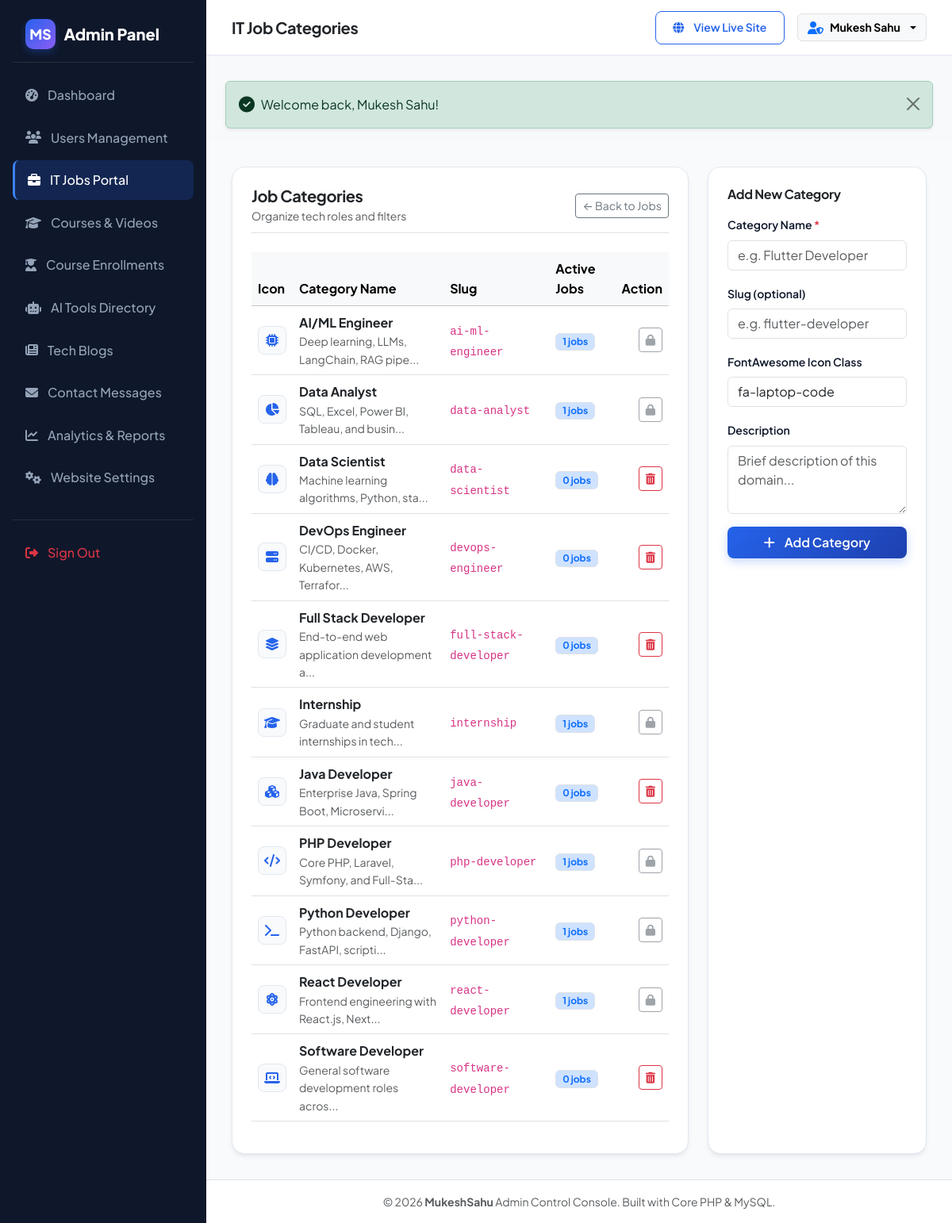
Page /admin/jobs/categories.php (signed in) on the committed database.
### tables this page shows
CREATE TABLE `job_categories` (
    `id` INT UNSIGNED AUTO_INCREMENT PRIMARY KEY,
    `name` VARCHAR(100) NOT NULL,
    `slug` VARCHAR(120) NOT NULL UNIQUE,
    `description` TEXT NULL,
    `icon` VARCHAR(50) DEFAULT 'fa-briefcase',
    `status` ENUM('active', 'inactive') NOT NULL DEFAULT 'active',
    `created_at` TIMESTAMP DEFAULT CURRENT_TIMESTAMP
);

### admin/jobs/categories.php (the view, shortened to what this page needs)
<?php
require_once __DIR__ . '/../includes/header.php';
$db = get_db();
$cats = $db->query("
    SELECT c.*, COUNT(j.id) as job_count
    FROM job_categories c
    LEFT JOIN jobs j ON c.id = j.category_id
    GROUP BY c.id
    ORDER BY c.name ASC
")->fetchAll();
?>
<div class="row g-4">
    <div class="col-lg-8">
        <div class="custom-card p-4">
            <div class="d-flex justify-content-between align-items-center mb-4 pb-2 border-bottom">
                <div>
                    <h4 class="fs-5 fw-bold text-dark mb-0">Job Categories</h4>
                    <span class="text-muted small">Organize tech roles and filters</span>
                </div>
                <a href="<?= ADMIN_URL ?>/jobs/index.php" class="btn btn-outline-secondary btn-sm">
                    &larr; Back to Jobs
                </a>
            </div>
            <div class="table-responsive">
                <table class="table table-hover align-middle">
                    <thead class="table-light">
                        <tr>
                            <th>Icon</th>
                            <th>Category Name</th>
                            <th>Slug</th>
                            <th>Active Jobs</th>
                            <th class="text-end">Action</th>
                        </tr>
                    </thead>
                    <tbody>
                        <?php foreach ($cats as $c): ?>
                            <tr>
                                <td>
                                    <div class="job-company-logo" style="width: 36px; height: 36px; font-size: 1rem;">
                                        <i class="fa-solid <?= e($c['icon']) ?>"></i>
                                    </div>
                                </td>
                                <td>
                                    <div class="fw-bold text-dark"><?= e($c['name']) ?></div>
                                    <div class="small text-muted"><?= e(truncate_text($c['description'] ?? '', 40)) ?></div>
                                </td>
                                <td><code><?= e($c['slug']) ?></code></td>
                                <td>
                                    <span class="badge bg-primary-subtle text-primary border"><?= (int)$c['job_count'] ?> jobs</span>
                                </td>
                                <td class="text-end">
                                    <?php if ((int)$c['job_count'] === 0): ?>
                                        <a href="<?= ADMIN_URL ?>/jobs/categories.php?action=delete&id=<?= $c['id'] ?>&token=<?= csrf_token() ?>" class="btn btn-sm btn-outline-danger" onclick="return confirm('Delete this unused category?');">
                                            <i class="fa-solid fa-trash-can"></i>
                                        </a>
                                    <?php else: ?>
                                        <button class="btn btn-sm btn-outline-secondary" disabled title="Cannot delete category with jobs assigned">
                                            <i class="fa-solid fa-lock"></i>
                                        </button>
                                    <?php endif; ?>
                                </td>
                            </tr>
                        <?php endforeach; ?>
                    </tbody>
                </table>
            </div>
        </div>
    </div>
    <div class="col-lg-4">
        <div class="custom-card p-4">
            <h5 class="fs-6 fw-bold text-dark mb-3">Add New Category</h5>
            <form method="POST" action="<?= ADMIN_URL ?>/jobs/categories.php" novalidate>
                <div class="mb-3">
                    <label for="name" class="form-label small fw-semibold">Category Name <span class="text-danger">*</span></label>
                    <input type="text" class="form-control" id="name" name="name" placeholder="e.g. Flutter Developer" required>
                </div>
                <div class="mb-3">
                    <label for="slug" class="form-label small fw-semibold">Slug (optional)</label>
                    <input type="text" class="form-control" id="slug" name="slug" placeholder="e.g. flutter-developer">
                </div>
                <div class="mb-3">
                    <label for="icon" class="form-label small fw-semibold">FontAwesome Icon Class</label>
                    <input type="text" class="form-control" id="icon" name="icon" value="fa-laptop-code" placeholder="e.g. fa-laptop-code">
                </div>
                <div class="mb-3">
                    <label for="description" class="form-label small fw-semibold">Description</label>
                    <textarea class="form-control" id="description" name="description" rows="3" placeholder="Brief description of this domain..."></textarea>
                </div>
                <button type="submit" class="btn btn-primary-custom w-100 py-2 justify-content-center">
                    <i class="fa-solid fa-plus me-1"></i> Add Category
                </button>
            </form>
        </div>
    </div>
</div>
<?php require_once __DIR__ . '/../includes/footer.php'; ?>

### assets/css/style.css (style rules this page uses)
:root { --primary-navy: #0f172a; --navy-light: #1e293b; --navy-dark: #0a0f1d; --electric-blue: #2563eb; --electric-blue-hover: #1d4ed8; --electric-blue-light: #eff6ff; --accent-cyan: #06b6d4; --accent-purple: #8b5cf6; --accent-purple-light: #f5f3ff; --bg-light: #f8fafc; --surface-white: #ffffff; --text-primary: #0f172a; --text-secondary: #475569; --text-muted: #64748b; --border-color: #e2e8f0; --border-light: #f1f5f9; --radius-sm: 8px; --radius-md: 12px; --radius-lg: 16px; --radius-xl: 24px; --shadow-subtle: 0 1px 3px rgba(15, 23, 42, 0.05), 0 1px 2px rgba(15, 23, 42, 0.03); --shadow-card: 0 4px 6px -1px rgba(15, 23, 42, 0.07), 0 2px 4px -2px rgba(15, 23, 42, 0.05); --shadow-hover: 0 20px 25px -5px rgba(15, 23, 42, 0.1), 0 8px 10px -6px rgba(15, 23, 42, 0.06); --shadow-glow: 0 0 25px rgba(37, 99, 235, 0.25); --transition: all 0.25s cubic-bezier(0.16, 1, 0.3, 1); }
body { font-family: 'Plus Jakarta Sans', -apple-system, BlinkMacSystemFont, 'Segoe UI', Roboto, Helvetica, Arial, sans-serif; color: var(--text-primary); background-color: var(--bg-light); line-height: 1.6; overflow-x: hidden; }
h1, h2, h3, h4, h5, h6 { font-weight: 700; color: var(--primary-navy); letter-spacing: -0.02em; }
a { color: var(--electric-blue); text-decoration: none; transition: var(--transition); }
.btn-primary-custom { background: linear-gradient(135deg, var(--electric-blue), #1e40af); color: #fff; border: none; font-weight: 600; padding: 0.65rem 1.4rem; border-radius: var(--radius-sm); box-shadow: 0 4px 12px rgba(37, 99, 235, 0.25); transition: var(--transition); display: inline-flex; align-items: center; gap: 0.5rem; }
.custom-card { background: var(--surface-white); border: 1px solid var(--border-color); border-radius: var(--radius-lg); box-shadow: var(--shadow-card); transition: var(--transition); overflow: hidden; height: 100%; display: flex; flex-direction: column; }
.job-company-logo { width: 44px; height: 44px; border-radius: var(--radius-sm); background: var(--bg-light); display: flex; align-items: center; justify-content: center; border: 1px solid var(--border-color); font-weight: 700; color: var(--electric-blue); font-size: 1.15rem; }

### rows in the picture
job_categories: name "AI/ML Engineer", description "Deep learning, LLMs, LangChain, RAG pipe...", slug "ai-ml-engineer", job_count "1"
job_categories: name "Data Analyst", description "SQL, Excel, Power BI, Tableau, and busin...", slug "data-analyst", job_count "1"
job_categories: name "Data Scientist", description "Machine learning algorithms, Python, sta...", slug "data-scientist", job_count "0"
job_categories: name "DevOps Engineer", description "CI/CD, Docker, Kubernetes, AWS, Terrafor...", slug "devops-engineer", job_count "0"
job_categories: name "Full Stack Developer", description "End-to-end web application development a...", slug "full-stack-developer", job_count "0"
job_categories: name "Internship", description "Graduate and student internships in tech...", slug "internship", job_count "1"
job_categories: name "Java Developer", description "Enterprise Java, Spring Boot, Microservi...", slug "java-developer", job_count "0"
job_categories: name "PHP Developer", description "Core PHP, Laravel, Symfony, and Full-Sta...", slug "php-developer", job_count "1"
job_categories: name "Python Developer", description "Python backend, Django, FastAPI, scripti...", slug "python-developer", job_count "1"
job_categories: name "React Developer", description "Frontend engineering with React.js, Next...", slug "react-developer", job_count "1"
job_categories: name "Software Developer", description "General software development roles acros...", slug "software-developer", job_count "0"

### other values in the picture
$pageHeading "IT Job Categories"
$adminUser['name'] "Mukesh Sahu"
$msg['message'] "Welcome back, Mukesh Sahu!"
get_setting('site_name', 'MukeshSahu') "MukeshSahu"
